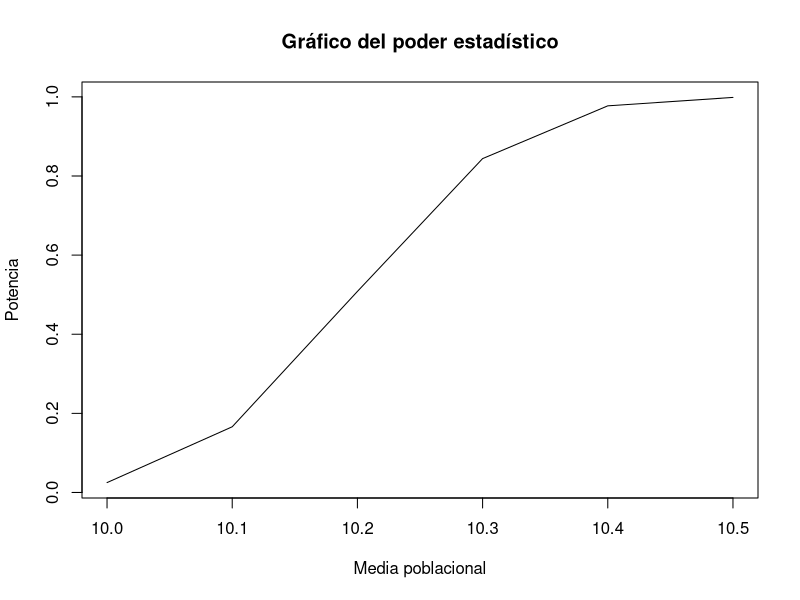

Source code (R):
library(ggpubr)
library(tidyverse)

rm(list = ls())

n <- 100                      # Tamaño de la muestra
sigma <- 1                    # Desviación estándar conocida de la población
mu0 <- 10                     # Media de la hipótesis nula
alfa <- 0.05                  # Nivel de significancia

#genero la muestra con las diferentes medias
mu <- seq(10, 10.5, by = 0.1)

#Calculo power.t.test para cada media
poder <- sapply(mu, function(m) power.t.test(n = n, 
                                             delta = m - mu0, 
                                             sd = sigma, 
                                             sig.level = alfa,
                                             power = NULL, 
                                             type = "one.sample",
                                             alternative = "two.sided")$power)

#Creo una data frame que contenga los poderes y las medias respectivas
datos <- data.frame(mu = mu, poder = poder)
    
# Gráfico del poder estadístico
plot(mu, poder, type = "l", xlab = "Media poblacional", ylab = "Potencia",   main = "Gráfico del poder estadístico") 






